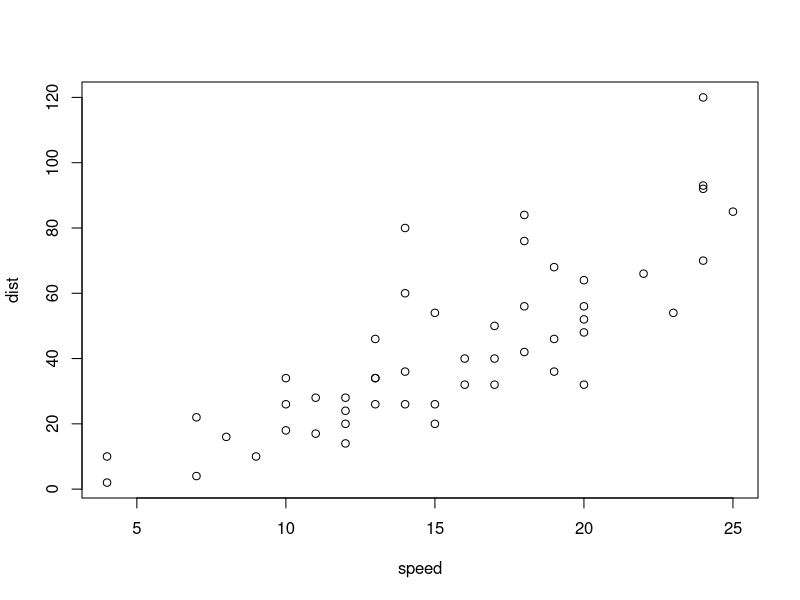
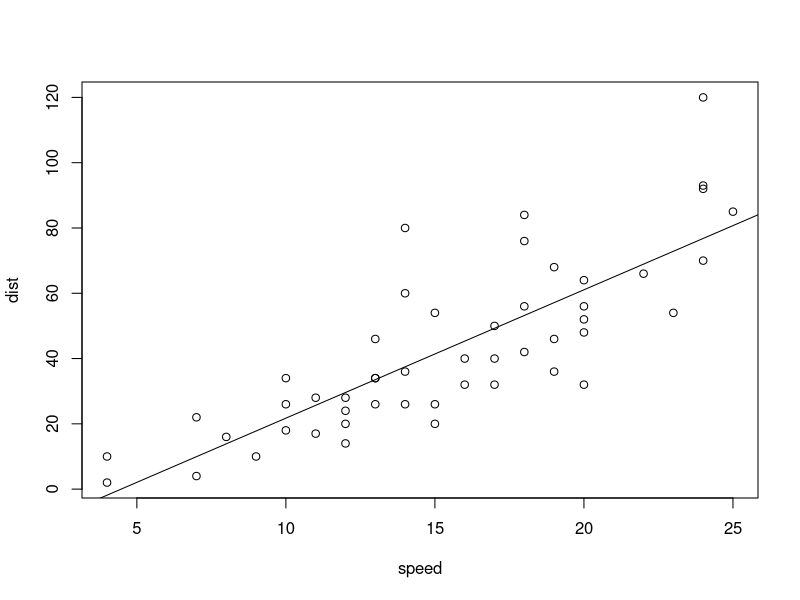

Write the R code that produced these figures, in order. (Note: this script raises an error after producing the figures.)
#
# 모델링( Modeling ) : 우리가 살고 있는 현실 세계에서 일어나는 현상을 수학식으로 표현하는 행위
#                      모델링을 통해 모델을 알아내고 나면, 모델을 이용하여 새로운 사실을 예측할 수
#                      있게 된다.
#
#       주어진 조건으로부터 변수를 뽑고 변수 사이의 관계를 나타내는 식을 구하는 과정을 모델링으로 
#       볼 수 있다.
#       모델을 가지고 있으면 예측이 가능하다.
#
#       데이터 과학의 세계에서는 문장으로 기술된 조건이 주어지는 대신, 데이터가 주어진다.
#       이 데이터로부터 모델을 알아내야 하는데, 주어진 데이터를 훈련 집합( training set )라 한다.
#
#       데이터 과학에서 독립 변수 x를 설명 변수( explanatory variable ), 특징( feature )
#       종속 변수 y를 반응 변수( response variable ), 레이블( label )
#       x가 입력되면 y를 맞추어야 하는 문제로 볼 수 있으므로 y를 그라운드 트루스( ground truth, 정답 )로 간주
#
#       데이터 과학에서 모델링이란 훈련 집합을 이용하여 최적의 모델을 찾아내는 과정이다.
#
#       y = Wx + b
#
#       1. 선형 방정식 선택: 모델 선택( model selection )
#          W(기울기), b(bias) 를 계수( coefficient )라 부르고 데이터 과학에서는 매개변수( parameter )
#          모델 선택 직후에는 최적의 매개변수가 정해지지 않은 모델을 가지고 있다.
#
#       2. 훈련 집합을 적용하여 매개변수를 결정
#          훈련 집합을 가장 잘 설명하는 최적의 매개변수 값을 알아내는 과정을 모델 적합( model fitting )
#          모델 적합을 학습( learning ) 또는 훈련( training )
#          모델 적합을 마치면 매개변수 값이 정해져 고정된다. 
#          매개변수가 정해진 모델을 가지게 되었으므로 예측이 가능하다.
#
#       3. 예측은 훈련 집합에 없는 새로운 샘플이 주어지면 모델을 가지고 레이블을 추정하는 과정이다.
#          주어지는 정보는 특징( feature ) x 이고 추정해야 할 것은 레이블( label ) y 다. 
#
#       4. 모델을 완성한 후에는 모델의 품질을 평가해야 하는데, 모델 품질은 주로 모델이 범하는 오류로 
#          측정한다.
#
# 훈련 집합을 가지고 모델을 구하는 일을 '회귀 문제( regression problem )를 푼다'고 표현하거나
# '회귀 분석을 한다'고 표현하기도 한다. 회귀는 통계학에서 유래된 용어인데, 독립 변수가 변할 때
# 종속 변수가 어떻게 변하는지를 수식으로 표현하는 작업이다.
#
# 현실 세계는 불확실성과 측정 오차가 가득하다.
#
# 회귀분석( Regression Analysis )
#       관찰된 연속형 변수들에 대해 두 변수 사이의 모형을 구한뒤 적합도를 측정해 내는 분석 방법
#       
#       회귀분석은 시간에 따라 변화하는 데이터나 어떤 영향, 가설적 실험, 인과 관계의 모델링등의 
#       통계적 예측에 이용될 수 있다. 
#
#       그러나 많은 경우 가정이 맞는지 아닌지 적절하게 밝혀지지 않은 채로 이용되어 그 결과가 
#       오용되는 경우도 있다. 
#       특히 통계 소프트웨어의 발달로 분석이 용이해져서 결과를 쉽게 얻을 수 있지만 
#       적절한 분석 방법의 선택이였는지 또한 정확한 정보 분석인지 판단하는 것은 연구자에 달려 있다.
#
# 단순선형 회귀분석( simple linear regression analysis )
#   독립변수와 종속변수와의 관계가 선형으로 표현
#   하나의 독립변수를 다룬다.
#
#   주식 시세에 영향을 미치는 요인들, 즉 기업 매출액, 원유가격, 국제정세, 정부정책발표등을
#   독립변수( independent variable, 설명변수 explanatory variable )
#
#   독립변수의 영향에 따라 값이 결정되는 주식 시세를 
#   종속변수( dependent variable, 반응변수 response variable )
#
#   독립변수에 해당하는 자료와 종속변수에 해당하는 자료를 모아 관계를 분석하고 이를 예측에
#   사용할 수 있는 통계적 방법으로 정리한 것을 예측모델( prediction model ) 또는 예측모형
#
#   데이터 분석의 중요 분야 중 하나가 예측모델을 만드는 것
#
#   회귀분석( regression analysis )이란 회귀 이론을 기초로 독립변수(설명변수)가
#   종속변수(반응변수)에 미치는 영향을 파악하여 예측모델을 도출하는 통계적 방법
#
#   예측모델을 도출할 때 회귀 이론에 기초하기 때문에 회귀모델이라한다.
#
#   회귀모델에서는 독립변수(들)와 종속변수 사이의 관계가 수학식의 형태로 표현되기 때문에
#   이 관계식을 회귀식( regression equation )이라 한다.
#
#   회귀식에서는 일반적으로 독립변수는 x로, 종속변수는 y로 표현된다.
#   회귀모델을 구하는 이유는 회귀모델을 통해서 종속변수를 예측할 수 있기 때문이다.
#
#   회귀분석 종류
#
#   단순회귀( simple regression ) : 독립변수의 수가 하나인 경우
#   다중회귀( multiple regression ) : 독립변수의 수가 두 개 이상인 경우
#
#   단순선형 회귀분석( simple linear regression analysis ) 
#     : 독립변수( x )와 종속변수( y ) 사이의 선형관계를 파악하고 이를 예측에 활용하는 통계적 방법
#
#   단순선형 회귀모델 또는 단순선형 회귀식은 1차식 형태
#       y = Wx + b( W, b는 상수 )
#         상수인 W, b를 찾는 것이 단순선형 회귀의 1차적인 목표가 된다.
#
#         W(기울기), b(bias)는 어떻게 찾을 수 있을까? 이 문제를 해결하려면 x, y로 구성된 데이터가 있어야 한다.
#         즉 수집된 데이터를 관찰하여 관계식을 만들어야 하는 것이다.
#         현재 수집된 데이터의 추세를 가장 잘 반영할 수 있는 W와 b를 찾는 것이 단순선형 회귀의 목표
#
# 주행거리와 제동거리 사이의 회귀모델
str( cars )
head( cars )

plot( dist~speed, data = cars )     # 산점도를 통한 선형 관계 확인
plot( cars )

model <- lm( dist~speed, cars )     # 회귀모델 구하기, 종속(반응)변수~독립(설명)변수 순서로 지정
model
#Call:
#  lm(formula = dist ~ speed, data = cars)
#
#Coefficients:
#  (Intercept)        speed  
#-17.579        3.932  
#
# Coefficients내용이 중요 (Intercept)하단이 b에 해당, speed 하단이 W에 해당
# 회귀식은 dist = 3.932 x speed - 17.579
#
# 편차(Deviation) : 관측치가 평균으로부터의 떨어져 있는 정도, 즉 평균과의 차이
# 오차(Error) : 예측하기 위하여 추정된 값과 실제값의 차이, 즉 예측값이 정확하지 못한 정도
# 잔차(residual) : 평균이 아니라 회귀식 등으로 추정된 값과의 차이, 즉 추정된 값이 설명할 수 없어서
#                  아직도 남아있는 편차, 잔차는 편차의 일부분
#
abline( model )                     # 회귀선을 산점도에 표시

coef( model )                       # 매개변수( 계수 ) - W, b의 값
cars
fitted( model )                     # 훈련 집합에 있는 샘플에 대한 예측값
residuals( model )                  # 잔차를 알려줌
                    # 모델에 대한 오차 분석시 평균 제곱 오차(MES)법 사용
deviance( model ) / length( speed ) # 잔차 제곱합을 평균 제곱 오차(MES mean squared error)로 변환해서 출력

summary( model )                    # 모델의 상세내용
#
#Call:
#  lm(formula = dist ~ speed, data = cars)
#
#Residuals:   -> 잔차
#  Min      1Q  Median      3Q     Max 
#-29.069  -9.525  -2.272   9.215  43.201 
#
#Coefficients:                                          lm()이 사용하는 귀무가설 독립변수x와 종속변수y
#                                                       가 아무 관련이 없다, 두 변수는 관련이 있다는
#                                                       대립가설이 받아들여진다.
#         Estimate Std.  Error   t value Pr(>|t|)    -> 모델의 계수, 유의수준을 0.05로 설정하였을 겨우
#(Intercept) -17.5791     6.7584  -2.601   0.0123 *           -> W   p-값을 통해 대립/귀무 가설에 대한
#  speed         3.9324     0.4155   9.464 1.49e-12 ***       -> b   판단
#  ---
#  Signif. codes:  0 ‘***’ 0.001 ‘**’ 0.01 ‘*’ 0.05 ‘.’ 0.1 ‘ ’ 1
#
#Residual standard error: 15.38 on 48 degrees of freedom
#Multiple R-squared:  0.6511,	Adjusted R-squared:  0.6438 
#F-statistic: 89.57 on 1 and 48 DF,  p-value: 1.49e-12
#
#
# t-검정과 분산 분석
#
# 평균은 클수록, 분산은 작을수록, 데이터의 크기가 클수록 믿음은 커진다.
# 위의 세 가지 값을 하나로 묶은 값을 t-통계량(t-statistics) 또는 t-값(t-value)
# t-값인 크면(평균이 커지고, 분산이 작아지고, 데이터가 많아질수록) 대립 가설에 대한 믿음이 강해지고
#       귀무 가설에 대한 믿음이 약해진다.
# t-값이 작으면 대립 가설에 대한 믿음은 약해지고 귀무 가설에 대한 믿음은 강해진다.
# 믿음이 강해진다는 통계학에서 '통계학적으로 유의미하다(statistically significant)'라고 표현
#
# 데이터를 통해 '대립가설이 통계학적으로 유의미하다'라는 것을 증명하는 확인하는 작업을 t-검정(t-test)이라 함
#
# '귀무가설이 참이라고 가정했을 때, 표본으로 부터 얻어지는 통계치(예:표본통계)가 나타날(관측될) 확률'을
# 계산한다. 이때 계산된 확률값을 p값이라고 한다.
# p값이 매우 낮으면, 이러한 표본 통계값은 우연히 나타나기 어려운 케이스이기 때문에, 우리는 귀무가설을
# 채택하지 않고(기각하고), 대안적인 가설, 즉 대립가설을 채택하게 된다.
# 
# 가설( Hypothesis ) : 진실이라고 학증할 수는 없지만 '아마도 그럴 것이다'라는 잠정적인 주장
#        연구하고자 하는 대상이 나타내는 현상을 관찰한 후에, 그 현상을 설명하는 가설을 설정
#        가설을 통계적인 방식으로 검정하는 것을 통계적 가설검정( Hypothesis testing )
#
# 통계에서 쓰이는 가설은 우리가 알고싶어하는 '어떤 모집단의 모수(예: 평균, 분산등)에 대한 잠정적인 주장'
#
# 귀무가설( Null hypothesis: H0 ) : 모집단의 특성에 대해 옳다고 제안하는 잠정적인 주장
#             '~와 차이가 없다, ~의 효과는 없다, ~와 같다'라는 형식
#
# 대립가설( Alternative hypothesis : H1 ) : 귀무가설이 거짓이라면 대안적으로 참이 되는 가설
#             '~와 차이가 있다, ~와 효과는 있다, ~와 다르다'라는 형식
#
#

coef( model )[ 1 ]                  # b값 출력
coef( model )[ 2 ]                  # W값 출력

# 주행속도에 따른 제동거리 구하기
b <- coef( model )[ 1 ]
W <- coef( model )[ 2 ]

#
# 모델에 대한 예측, 예측은 predict()사용
#
speed <- 21.5                       # 주행속도
dist <- W * speed + b
dist                                # 제동거리

df <- data.frame( speed = c( 21.5 ) )
predict( model, df )


speed <- 30                         # 주행속도
dist <- W * speed + b
dist                                # 제동거리

df <- data.frame( speed = c( 30 ) )
predict( model, df )

speed <- 35                         # 주행속도
dist <- W * speed + b
dist                                # 제동거리

speed <- 40                         # 주행속도
dist <- W * speed + b
dist                                # 제동거리

df <- data.frame( speed = c( 21.5, 25.0, 25.5, 26.0, 26.5, 27.0, 27.5, 28.0 ) )
predict( model, df )
plot( df$speed, predict( model, df ), col = 'red', cex = 2, pch = 20 )
abline( model )


# 여기서 구한 단순선형 회귀모델을 예측에 활용할 때 기억할 사항은
# 예측한 값이 실제값과 오차가 있을 수 있다는 것이다.
#
# 단순선형 회귀모델은 1차식의 형태이므로 우리가 예측한 값은 모두 선 위에 위치하게 되지만
# 실제값은 선에서 떨어져 있다. 이 차이가 예측값과 실제값 사이의 오차이다.
#
# 단순선형 회귀식은 예측값과 실제값 사이의 오차를 최소화하는 식이지만 오차가 없을 수는 없다.
# 따라서 회귀식을 통해 구한 값은 실제와 어느 정도 오차가 있을수 있는 '예측값'이라는 사실을 기억하고
# 실제 업무에 활용해야 한다.
#
# 예상 제동거리, 실제 제동거리, 오차 구하기
speed <- cars[ , 1 ]
pred <- W * speed + b
pred

compare <- data.frame( pred, cars[ , 2 ], pred-cars[ ,2 ] )
compare

colnames( compare ) <- c( '예상', '실제', '오차' )
head( compare )

# 
# 고차 다항식 적용과 분산 분석( ANOVA ANalysis Of Variance )
# 
# lm()은 기본적으로 1차 방정식, 즉 직선을 사용하지만 poly라는 옵션을 사용하면 고차 방정식 적용
# lm()의 수식을 dist~poly( speed, i )로 설정하여 speed을 항으로 갖는 i차 방정식을 사용
# 

plot( cars, xlab = '속도', ylab = '거리' )
x = seq( 0, 25, length.out = 200 )          # 예측할 지점
for ( i in 1:4 ) {
  m = lm( dist~poly( speed, i ), data = cars )
  assign( paste( 'm', i, sep = '.' ), m )   # i차 모델 m을 m.i라 부름
  lines( x, predict( m, data.frame( speed = x ) ), col = i ) # m으로 예측한 결과를 겹쳐 그림
}

# 분산 분석
# anova()는 모델이 하나만 주어질 경우 t-검정처럼 독립 변수와 종속 변수의 관련성에 대해 통계적
# 유의성을 확인해준다.
# 분산 분석 결과에서 Pr(>F), 즉 p-값은 모두 0.05보다 커서 통계적으로 차이가 없다고 판정할 수 있다.
# 따라서 이 데이터에서는 가장 단순한 1차 모델, 즉 m.1을 사용하는 것이 현명한다.
anova( m.1, m.2, m.3, m.4 )



#
# 모델의 통계량 해석
#
# cars 데이터셋을 모델링한 결과 speed 계수의 p-값이 1.49e-12로 0.05보다 매우 작은 값이다.
# 통계적으로 유의미한 모델링이 되었음을 확인할 수 있다.
# 다만 (Intercept)라고 표시된 절편의 p-값이 0.0123으로 높은편이다. 이 현상은 점들이 상하로
#      퍼져 있어 절편에 대한 오차가 크기 때문에 나타난다.
str( cars )
head( cars )
car_model = lm( dist~speed, data = cars )
coef( car_model )
plot( cars )
abline( car_model, col = 'red' )
summary( car_model )

# women 데이터셋을 모델링한 결과 height 계수의 p-값이 1.49e-12로 0.05보다 매우 작은 값이다.
# 통계적으로 유의미한 모델링이 되었음을 확인할 수 있다.
# (Intercept)라고 표시된 절편의 p-값이 1.71e-09로 매우 작다.
# women 데이터 모델은 cars 데이터 모델보다 더 정확하게 예측할 성이라고 이해하면 된다.
str( women )
head( women )
women_model = lm( weight~height, data = women )
coef( women_model )
plot( women )
abline( women_model, col = 'red' )
summary( women_model )


#
# 다중선형 회귀분석( multiple linear regression analysis )
#
# 다중선행 회귀모델 : 여러 개의 독립변수를 다루는 회귀보델
#
#     어떤 결과에 영향을 미치는 요인이 하나이기 보다는 여러 개인 경우가 대부분
#
#   y = B0 + B1X1 + B2X2 + B3X3 + ... + BnXn
#
#   독립변수가 n개인 다중선형 회귀에서는 주어진 자료를 이용행 B0, B1, B2, B3, ... , Bn의 값을
#   알아내는 것이 과제이다.
#
library( tidyverse )
library( car )

str( Prestige )
head( Prestige )

# Prestige 데이터셋에서 행의 이름은 직군
#   education : 교육연수( 독립변수 )
#   income : 연봉( 종속변수 )
#   women : 여성의 비율( 독립변수 )
#   prestige : 직군에 대한 평판도( 독립변수 )

newdata <- Prestige[ , c( 1:4 ) ]             # 회귀식 작성을 위한 데이터 준비
newdata

plot( newdata, pch = 16, col = 'blue',        # 산점도를 통해 변수 간 관계 확인 
      main = 'Matrix Scatterplot' )

mod1 <- lm( income~education + prestige + women, data = newdata ) # 회귀식 도출
#   ~앞에 있는 것이 종속변수, ~뒤가 독립변수, 독립변수가 여러 개이면 + 로 연결

summary( mod1 )
# 
# income = ( -253.850 ) + ( 177.199 x education ) + ( 141.435 x prestige ) - ( 50.896 x women )
# 13762.26(평규연봉) = ( -253.850 ) + ( 177.199 x 9.5년 ) + ( 141.435 x 평판도 80 ) - ( 50.896 x 20%여성비율 )
#
# 결과의 coefficients(계수) 파트에서 estimate부분이 중요한 부분이다.
#
#Call:
#  lm(formula = income ~ education + prestige + women, data = newdata)
#
#Residuals:
#  Min      1Q  Median      3Q     Max 
#-7715.3  -929.7  -231.2   689.7 14391.8 
#
#Coefficients:
#  Estimate Std. Error t value Pr(>|t|)             아래 *는 해당변수가 종속변수를 설명하는 데 
#                                                            얼마나 중요한 변수인가 나타낸다.
#(Intercept) -253.850   1086.157  -0.234    0.816             회귀식에서 상수항 B0의 값
#education    177.199    187.632   0.944    0.347             독립변수 education의 계수값
#prestige     141.435     29.910   4.729 7.58e-06 ***         독립변수 prestige의 계수값, 
#  women        -50.896      8.556  -5.948 4.19e-08 ***       독립변수 women의 계수값
#  ---
#  Signif. codes:  0 ‘***’ 0.001 ‘**’ 0.01 ‘*’ 0.05 ‘.’ 0.1 ‘ ’ 1
#
#Residual standard error: 2575 on 98 degrees of freedom
#Multiple R-squared:  0.6432,	Adjusted R-squared:  0.6323  -> 모델의 설명력을 나타내며 0~1 사이의 값을 갖는다.
#                                                    이 값이 클수록 구한 회귀모델이 현실을 잘 설명할 수 있다는 뜻
#                                                    회귀모델이 현실을 잘 설명할 수 있다는 것은 회귀모델에
#                                                    의한 예측값과 실제 측정값 사이의 오차가 적다는 뜻
#                                                    설명력 0.6323 모델이 현실을 63% 정도 설명할 수 있다는 뜻
#F-statistic: 58.89 on 3 and 98 DF,  p-value: < 2.2e-16
#                                   p-value(유의수준) 값은 구한 회귀모델이 의미있는 모델인지, 혹은
#                                     신뢰할 수 있는 모델인지를 나타내은 것, 
#                                     일반적으로 p-value < 0.05이면 이 모델의 신뢰수준이 95%이상임을 의미
#
# 다중선형 회귀모델에서 변수 선택
#
# 다중선형 회귀모델에서는 종속변수를 설명하는 데 도움이 되는 독립변수가 도수 존재한다.
# 그런데 모든 독립변수가 종속변수를 설명하는 데 동일하게 기여하는 것은 아니다.
# 어떤 변수는 기여도가 높고, 어떤 변수는 기여도가 낮다.
#
# 기여도가 낮거나 거의 없는 변수들은 모델에서 제외 하는 것이 좋다.
# 적은 변수를 이용해 현실을 설명할 수 있는 것이 좋은 모델이기 때문
# R에서는 모델에 기여하는 변수들을 선별할 수 있는 stepAIC()를 제공
#
# Prestige 데이터셋에서 education, women, prestige, census 변수중 income 예측하는 데 도움되는 변수 선별
library( MASS )         # stepAIC()

newdata2 <- Prestige[ , c( 1:5 ) ]
head( newdata2 )

mod2 <- lm( income~education + prestige + women + census, data = newdata2 )
#           income~. 과 같이 간단히 표시할 수 있다. 
#             여기서 .의 의미는 income을 제외한 나머지 모두 독립변수라는 의미
mod2

mod3 <- stepAIC( mod2 )     # 모델에 기여하는 변수 선택
# stepAIC()는 mod2에서 불필요한 변수를 제거해 나가는 방식으로 작업
# 
#
#Start:  AIC=1607.93
#income ~ education + prestige + women + census   -> step 진행사 사용한 변수
#
#Df Sum of Sq       RSS    AIC
#- census     1    639658 649654265 1606.0
#- education  1   5558323 654572930 1606.8
#<none>                   649014607 1607.9
#- prestige   1 143207106 792221712 1626.3
#- women      1 212639294 861653901 1634.8
#
#Step:  AIC=1606.03
#income ~ education + prestige + women            -> step 진행사 사용한 변수
#
#Df Sum of Sq       RSS    AIC
#- education  1   5912400 655566665 1605.0
#<none>                   649654265 1606.0
#- prestige   1 148234959 797889223 1625.0
#- women      1 234562232 884216497 1635.5
#
#Step:  AIC=1604.96
#income ~ prestige + women                        -> step 진행사 사용한 변수
#
#Df Sum of Sq        RSS    AIC
#<none>                   655566665 1605.0
#- women     1 234647032  890213697 1634.2
#- prestige  1 811037947 1466604612 1685.1
#
# 위 과정에서 제거된 변수가 education과 census이고 남은 변수가 prestige와 women이다.

mod3          # 결과 확인 
#Call:
#  lm(formula = income ~ prestige + women, data = newdata2)
#
#Coefficients:
#  (Intercept)     prestige        women  
#431.57       165.87       -48.38  

summary( mod3 )       # 회귀모델 상세 내용 확인
#Call:
#  lm(formula = income ~ prestige + women, data = newdata2)  -> prestige와 women만을 이요해서 모델구성
#
#Residuals:
#  Min      1Q  Median      3Q     Max 
#-7620.9 -1008.7  -240.4   873.1 14180.0 
#
#Coefficients:
#  Estimate Std. Error t value Pr(>|t|)    
#(Intercept)  431.574    807.630   0.534    0.594         
#prestige     165.875     14.988  11.067  < 2e-16 ***
#  women        -48.385      8.128  -5.953 4.02e-08 ***
#
#     -> 회귀식 income = 431.574 + (165.78 x prestige) - (48.385 x women)
#
#  ---
#  Signif. codes:  0 ‘***’ 0.001 ‘**’ 0.01 ‘*’ 0.05 ‘.’ 0.1 ‘ ’ 1
#
#Residual standard error: 2573 on 99 degrees of freedom
#Multiple R-squared:   0.64,	Adjusted R-squared:  0.6327 -> 주의깊게 볼값
#
#       변수 2개 사용한 모델 : 0.6327, 변수 3개 사용한 모델 : 0.6323 으로
#       변수 2개 사용한 모델이 설명력이 더 높다.
# 
#F-statistic: 87.98 on 2 and 99 DF,  p-value: < 2.2e-16
#
#
# 로지스틱 회귀분석( Logistic regression )
#           회귀모델에서 종속변수의 값의 형태가 연속형 숫자가 아닌 범주형 값인 경우를 다루는 통계적방법
#
# 일반적인 회귀분석은 종속변수가 연속형 값인 경우데 대한 예측모델 개발을 다룰때 사용
# 어떤 경우는 예측 대상이 되는 값이 범주형 값인 경우도 있다.
#
# 주어진 데이터로부터 어떤 범주를 예측하는 분야를 회귀와 구분하여 분류(classification)라고 한다.
# 분류문제를 회귀의 방법으로 해결하고자 개발된 것이 로지스틱 회귀이다.
#
# 로지스틱 회귀도 기본적으로 회귀 기법이기 때문에 종속변수가 숫자로 표현되어야 한다.
#           예로 YES와 NO는 0과 1로, setosa, versicolor, virginica는 1, 2, 3과 같이 숫자로 바꾼 후에
#                로지스틱 회귀를 적용해야한다.
#
#
# iris를 이용한 로지스틱 회귀
iris.new <- iris
iris.new$Species <- as.integer( iris.new$Species )    # 범주형 자료를 정수로 변환
head( iris.new )

mod.iris <- glm( Species~., data = iris.new )         # 로지스틱 회귀모델 도출
summary( mod.iris )                                   # 회귀모델의 상세 내용 확인 
#Call:
#  glm(formula = Species ~ ., data = iris.new)
#
#Deviance Residuals: 
#  Min        1Q    Median        3Q       Max  
#-0.59215  -0.15368   0.01268   0.11089   0.55077  
#
#Coefficients:    -> 이 항목으로 회귀식을 구할 수 있다. 
#              Species = 1.18650 - ( 0.11191 x Sepal.Length ) - ( 0.04008 x Sepal.Width ) +
#                        ( 0.22865 x Petal.Length ) + ( 0.60925 x Petal.Width )
#  Estimate Std. Error t value Pr(>|t|)    
#(Intercept)   1.18650    0.20484   5.792 4.15e-08 ***    
#  Sepal.Length -0.11191    0.05765  -1.941   0.0542 .      기여도가 낮음
#Sepal.Width  -0.04008    0.05969  -0.671   0.5030          품종 예측에 있어서 거의 도움이 되지 않는 변수
#Petal.Length  0.22865    0.05685   4.022 9.26e-05 ***      품종 예측에 중요변수
#  Petal.Width   0.60925    0.09446   6.450 1.56e-09 ***    품종 예측에 중요변수
#  ---
#  Signif. codes:  0 ‘***’ 0.001 ‘**’ 0.01 ‘*’ 0.05 ‘.’ 0.1 ‘ ’ 1
#
#(Dispersion parameter for gaussian family taken to be 0.04800419)
#
#Null deviance: 100.0000  on 149  degrees of freedom
#Residual deviance:   6.9606  on 145  degrees of freedom
#AIC: -22.874
#
#Number of Fisher Scoring iterations: 2
#
# 회귀모델을 통해 다음 iris 데이터셋 첫번째 행의 품종을 예측
#
# Sepal.Length  Sepal.Width Petal.Length  Petal.Width
#       5.1         3.5         1.4           0.2
#
# Species = 1.18650 - ( 0.11191 x Sepal.Length ) - ( 0.04008 x Sepal.Width ) +
#          ( 0.22865 x Petal.Length ) + ( 0.60925 x Petal.Width )
#         = 1.18650 - ( 0.11191 x 5.1 ) - ( 0.04008 x 3.5 ) + ( 0.22865 x 1.4 ) + ( 0.60925 x 0.2 )
#         = 0.917439
#
# 품종을 예측한 결과가 1, 2, 3과 같은 정수가 아니 0.917439가 도출되었다.
# 로지스틱 회귀식에 의한 결과는 이와 같이 정수가 아닌 실수가 도축된다.
# 이 결과에 대해 약간의 해석이 필요한데 0.917439와 가장 가까운 수치 1이 우리가 예측하고자 하는 값이다.
# 일반화해서 소수 첫째 자리에서 반올림한 값이 예측값이 된다.
#
#
# 로지스틱 회귀모델을 이용한 예측
#
# 예측 대상 데이터 생성(data frame)
unknown <- data.frame( rbind( c( 5.1, 3.5, 1.4, 0.2 ) ) )
names( unknown ) <- names( iris )[ 1:4 ]
unknown              # 예측 대상 데이터

pred <- predict( mod.iris, unknown )  # 품종 예측
pred                                  # 예측 결과
round( pred, 0 )                      # 예측 결과 출력( 소수 첫째 자리에서 반올림 )

# 실제 품종명 알아보기
pred <- round( pred, 0 )
pred
levels( iris$Species )
levels( iris$Species )[ pred ]

#
# 다수의 데이터에 대한 예측
#
# 예측 대상 데이터가 여러 개인 경우에도 유사한 방법으로 예측할 수가 있다.
# 예측 대상 데이터가 10개라면 예측 결과도 10개가 도출된다.
#
test <- iris[ , 1:4 ]                 # 예측 대상 데이터 준비
#
# 예측모델을 만들 때 사용하는 데이터는 훈련 데이터( training data )
# 예측대상이 되는 데이터를 테스트 데이터( test data )
#
pred <- predict( mod.iris, test )     # 모델을 이용한 예측
pred <- round( pred, 0 )
pred                                  # 예측 결과

answer <- as.integer( iris$Species )  # 실제 품종 정보
pred == answer                        # 예측 품종과 실제 품종이 같은지 비교
acc <- mean( pred == answer )         # 예측 정확도 계산
acc                                   # 예측 정확도, 0.9733333이면, 100개의 품종 예측시 97개는 정확히 예측
#
# 실제 모델 개발시에는 학습용 데이터와 테스트용 데이터는 서로 다른 것을 사용한다.
# 

